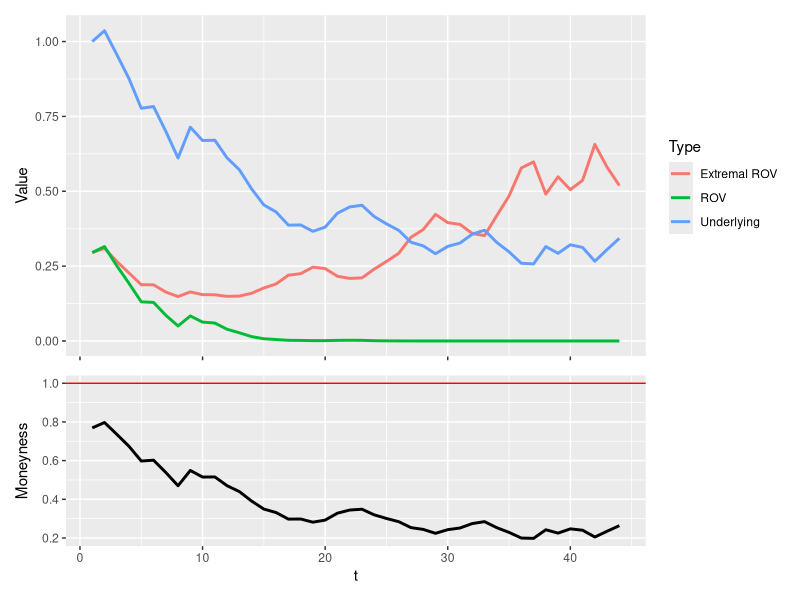

R code for this plot:
## ---- chunk 1
knitr::opts_chunk$set(echo = FALSE,
                      message = FALSE,
                      warning = FALSE,
                      dev = c("png", "tiff"),
                      dpi = 300)
library(tidyverse)
library(patchwork)

label_size <- 2.5
smallLabel_size <- 2
title_size <- 8
subtitle_size <- 7
legendText_size <- 7
axisText_size <- 6
axisTitle_size <- 7
facetTitle_size <- 7

## ---- chunk 2

# Define functions
#---------------------------------------------------------------------------
# Extremal ROV
rovExt <- function(x0, K, m, s, tau, const = 0){
  ExT <- x0 * exp(m * tau)
  ElxT <- log(x0) + (m - s^2 / 2) * tau
  rovExt <- exp(-m * tau) * (ExT - exp(-m * tau) * ElxT + log(K) + const)
  return(rovExt)
}
#---------------------------------------------------------------------------
# ROV
OVfun <- function(x0, K, m, s, tau, r, output = "OV"){
  
  d2 <- (log(x0 / K) + (m - s^2 / 2) * tau) / (s * sqrt(tau))
  d1 <- d2 + s * sqrt(tau)
  Phi1 <- pnorm(d1)
  Phi2 <- pnorm(d2)
  
  OV <- exp((m - r) * tau) * x0 * Phi1 - exp(-r * tau) * K * Phi2

    if(output == "OV"){
    out <- OV
  }
  
  if(output == "Phi2"){
    out <- Phi2
  }
  
  if(output == "Phi1"){
    out <- Phi1
  }

  return(out)
}
#----------------------------------------------------------------------------
# Geometric Brownian movement
gbmFun <- function(tau = 40, m = 0.001, s = 0.003, x0 = 1,
                   randVec = NULL, seed = NULL) {
  if(is.null(randVec)){
      if(!is.null(seed)){set.seed(seed)}
    randVec <- rnorm(tau)
    }
  epsilon <- randVec
  lx <- c(); lx[1] <- log(x0)
  drift <- (m - s * s / 2)
  for(t in 2:tau){
      dBt <-  s * epsilon[t]
      lx[t] <- lx[t - 1] + drift + dBt
  }
  x <- exp(lx)
  return(x)
}
# m <- 0.001
# s <- 0.003
# tau <- 400
# x0 <- 1
# x <- gbmFun(tau, m, s, x0, randVec = NULL)
# df_plot <- data.frame(t = 1:tau, x)
# gg <- ggplot(df_plot, aes(x = t, y = x))
# gg <- gg + geom_line()
# acf(diff(log(x)))
# hist(diff(log(x)))
# shapiro.test(diff(log(x)))

#=============================================================================
#=============================================================================
#=============================================================================

Tt <- 44 # Quarterly time step
r <- 0.006
cv <- 1.7
m <- 0.008
s <- cv * m * sqrt(Tt)
x0 <- 1
K <- x0 * 1.3
#K <- seq(0.5, 2, length.out = 40)

xVec <- gbmFun(Tt, m, s, x0, randVec = NULL, seed = NULL)
xVec[1] <- x0
tVec <- 1:Tt
tauVec <- Tt:1
# Get const first
rovStar <- rovExt(xVec[1], K, m, s, tauVec[1], const = 0)
rov <- OVfun(xVec[1], K, m, s, tauVec[1], r, output = "OV")
const <- exp(m * Tt) * (rov - rovStar)
#const <- rov - rovStar
rovStar <- rovExt(xVec, K, m, s, tauVec, const)
rov <- OVfun(xVec, K, m, s, tauVec, r, output = "OV")
#---------------------------------------------------------------------------
# Plot
df_plot <- data.frame(t = 1:Tt, ROV = rov,
                      ROVstar = rovStar,
                      Underlying = xVec)
colnames(df_plot)[3] <- "Extremal ROV"
df_plot <- df_plot %>% gather(Type, Value, ROV:Underlying)
gg <- ggplot(df_plot, aes(x = t, y = Value, group = Type, color = Type))
gg <- gg + geom_line(lwd = 1)
gg <- gg + theme(axis.text.x = element_blank(),
                 axis.title.x = element_blank())
gg1 <- gg

df_plot2 <- data.frame(t = 1:Tt, Moneyness = xVec / K)
gg <- ggplot(df_plot2, aes(x = t, y = Moneyness))
gg <- gg + geom_line(lwd = 1)
gg <- gg + geom_hline(yintercept = 1, color = "red")
gg2 <- gg

gg1 + gg2 + plot_layout(ncol = 1, heights = c(1, 1 / 2))

const

